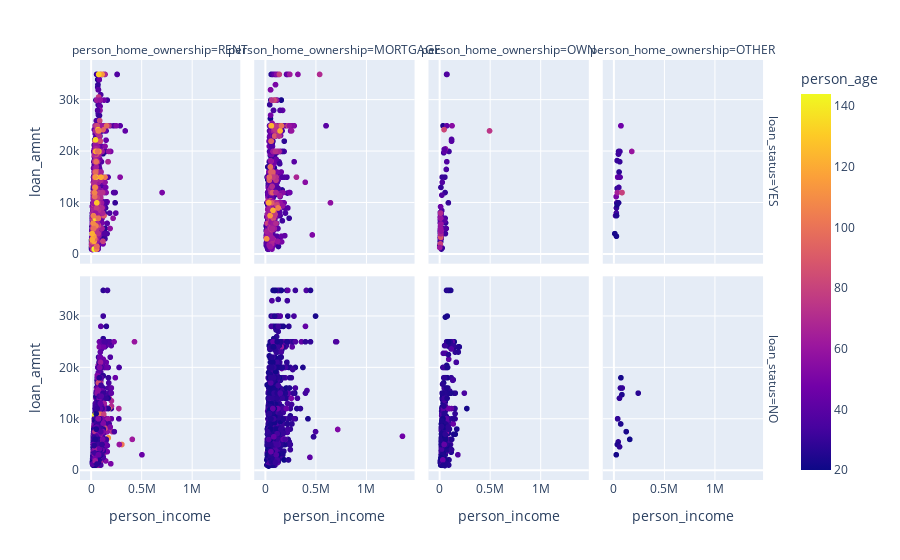

Notebook source saved alongside this figure:
### Markdown cell above
# x-axis
# y-axis
# color (categorical column/real-value)
# facet_row (categorical)
# facet_col  (categorical)

### Code cell
pe.scatter(    
    x='person_income',  
    y='loan_amnt', 
    data_frame=df, 
    color='person_age', 
    facet_row='loan_status',
    facet_col='person_home_ownership'
)

### Figure 1 — Plotly figure (JSON) as saved in the notebook; plotly's stock layout.template omitted (floating-point values rounded to 4 significant figures; data arrays with more than 128 entries replaced by an {"elided": "..."} marker saying what was removed)
{"data": [{"hovertemplate": "loan_status=YES<br>person_home_ownership=RENT<br>person_income=%{x}<br>loan_amnt=%{y}<br>person_age=%{marker.color}<extra></extra>", "legendgroup": "", "marker": {"color": {"elided": "4545 int values"}, "coloraxis": "coloraxis", "symbol": "circle"}, "mode": "markers", "name": "", "showlegend": false, "type": "scattergl", "x": {"elided": "4545 int values"}, "xaxis": "x5", "y": {"elided": "4545 int values"}, "yaxis": "y5"}, {"hovertemplate": "loan_status=YES<br>person_home_ownership=MORTGAGE<br>person_income=%{x}<br>loan_amnt=%{y}<br>person_age=%{marker.color}<extra></extra>", "legendgroup": "", "marker": {"color": {"elided": "1485 int values"}, "coloraxis": "coloraxis", "symbol": "circle"}, "mode": "markers", "name": "", "showlegend": false, "type": "scattergl", "x": {"elided": "1485 int values"}, "xaxis": "x6", "y": {"elided": "1485 int values"}, "yaxis": "y6"}, {"hovertemplate": "loan_status=YES<br>person_home_ownership=OWN<br>person_income=%{x}<br>loan_amnt=%{y}<br>person_age=%{marker.color}<extra></extra>", "legendgroup": "", "marker": {"color": {"elided": "146 int values"}, "coloraxis": "coloraxis", "symbol": "circle"}, "mode": "markers", "name": "", "showlegend": false, "type": "scattergl", "x": {"elided": "146 int values"}, "xaxis": "x7", "y": {"elided": "146 int values"}, "yaxis": "y7"}, {"hovertemplate": "loan_status=YES<br>person_home_ownership=OTHER<br>person_income=%{x}<br>loan_amnt=%{y}<br>person_age=%{marker.color}<extra></extra>", "legendgroup": "", "marker": {"color": [21, 26, 25, 21, 24, 23, 22, 24, 25, 21, 25, 22, 24, 25, 23, 24, 25, 23, 25, 32, 29, 28, 31, 38, 44, 44, 36], "coloraxis": "coloraxis", "symbol": "circle"}, "mode": "markers", "name": "", "showlegend": false, "type": "scattergl", "x": [11389, 19200, 27048, 27568, 28000, 35000, 29000, 35004, 31800, 34000, 48500, 48996, 49000, 51500, 54000, 60516, 62393, 73000, 48500, 25000, 40000, 64000, 72250, 37500, 83000, 83000, 180000], "xaxis": "x8", "y": [4000, 7500, 8000, 3500, 9000, 12800, 7500, 18225, 10000, 9600, 19500, 10000, 20000, 13000, 16000, 18000, 20000, 25000, 19500, 11200, 15000, 15000, 25000, 12000, 12000, 12000, 20000], "yaxis": "y8"}, {"hovertemplate": "loan_status=NO<br>person_home_ownership=RENT<br>person_income=%{x}<br>loan_amnt=%{y}<br>person_age=%{marker.color}<extra></extra>", "legendgroup": "", "marker": {"color": {"elided": "2754 int values"}, "coloraxis": "coloraxis", "symbol": "circle"}, "mode": "markers", "name": "", "showlegend": false, "type": "scattergl", "x": {"elided": "2754 int values"}, "xaxis": "x", "y": {"elided": "2754 int values"}, "yaxis": "y"}, {"hovertemplate": "loan_status=NO<br>person_home_ownership=MORTGAGE<br>person_income=%{x}<br>loan_amnt=%{y}<br>person_age=%{marker.color}<extra></extra>", "legendgroup": "", "marker": {"color": {"elided": "2859 int values"}, "coloraxis": "coloraxis", "symbol": "circle"}, "mode": "markers", "name": "", "showlegend": false, "type": "scattergl", "x": {"elided": "2859 int values"}, "xaxis": "x2", "y": {"elided": "2859 int values"}, "yaxis": "y2"}, {"hovertemplate": "loan_status=NO<br>person_home_ownership=OWN<br>person_income=%{x}<br>loan_amnt=%{y}<br>person_age=%{marker.color}<extra></extra>", "legendgroup": "", "marker": {"color": {"elided": "575 int values"}, "coloraxis": "coloraxis", "symbol": "circle"}, "mode": "markers", "name": "", "showlegend": false, "type": "scattergl", "x": {"elided": "575 int values"}, "xaxis": "x3", "y": {"elided": "575 int values"}, "yaxis": "y3"}, {"hovertemplate": "loan_status=NO<br>person_home_ownership=OTHER<br>person_income=%{x}<br>loan_amnt=%{y}<br>person_age=%{marker.color}<extra></extra>", "legendgroup": "", "marker": {"color": [22, 24, 22, 23, 28, 31, 24, 23, 29, 24, 29, 21, 29, 28, 27], "coloraxis": "coloraxis", "symbol": "circle"}, "mode": "markers", "name": "", "showlegend": false, "type": "scattergl", "x": [72204, 82000, 25992, 125000, 45996, 85000, 37000, 40104, 58000, 70000, 40000, 160000, 68000, 58600, 244000], "xaxis": "x4", "y": [18000, 14700, 3000, 7500, 5500, 16000, 5000, 10000, 14000, 9000, 10000, 6000, 16000, 4550, 15000], "yaxis": "y4"}], "layout": {"annotations": [{"font": {}, "showarrow": false, "text": "person_home_ownership=RENT", "x": 0.115, "xanchor": "center", "xref": "paper", "y": 1, "yanchor": "bottom", "yref": "paper"}, {"font": {}, "showarrow": false, "text": "person_home_ownership=MORTGAGE", "x": 0.365, "xanchor": "center", "xref": "paper", "y": 1, "yanchor": "bottom", "yref": "paper"}, {"font": {}, "showarrow": false, "text": "person_home_ownership=OWN", "x": 0.615, "xanchor": "center", "xref": "paper", "y": 1, "yanchor": "bottom", "yref": "paper"}, {"font": {}, "showarrow": false, "text": "person_home_ownership=OTHER", "x": 0.865, "xanchor": "center", "xref": "paper", "y": 1, "yanchor": "bottom", "yref": "paper"}, {"font": {}, "showarrow": false, "text": "loan_status=NO", "textangle": 90, "x": 0.98, "xanchor": "left", "xref": "paper", "y": 0.2425, "yanchor": "middle", "yref": "paper"}, {"font": {}, "showarrow": false, "text": "loan_status=YES", "textangle": 90, "x": 0.98, "xanchor": "left", "xref": "paper", "y": 0.7575, "yanchor": "middle", "yref": "paper"}], "coloraxis": {"colorbar": {"title": {"text": "person_age"}}, "colorscale": [[0, "#0d0887"], [0.1111, "#46039f"], [0.2222, "#7201a8"], [0.3333, "#9c179e"], [0.4444, "#bd3786"], [0.5556, "#d8576b"], [0.6667, "#ed7953"], [0.7778, "#fb9f3a"], [0.8889, "#fdca26"], [1, "#f0f921"]]}, "legend": {"tracegroupgap": 0}, "margin": {"t": 60}, "xaxis": {"anchor": "y", "domain": [0, 0.23], "title": {"text": "person_income"}}, "xaxis2": {"anchor": "y2", "domain": [0.25, 0.48], "matches": "x", "title": {"text": "person_income"}}, "xaxis3": {"anchor": "y3", "domain": [0.5, 0.73], "matches": "x", "title": {"text": "person_income"}}, "xaxis4": {"anchor": "y4", "domain": [0.75, 0.98], "matches": "x", "title": {"text": "person_income"}}, "xaxis5": {"anchor": "y5", "domain": [0, 0.23], "matches": "x", "showticklabels": false}, "xaxis6": {"anchor": "y6", "domain": [0.25, 0.48], "matches": "x", "showticklabels": false}, "xaxis7": {"anchor": "y7", "domain": [0.5, 0.73], "matches": "x", "showticklabels": false}, "xaxis8": {"anchor": "y8", "domain": [0.75, 0.98], "matches": "x", "showticklabels": false}, "yaxis": {"anchor": "x", "domain": [0, 0.485], "title": {"text": "loan_amnt"}}, "yaxis2": {"anchor": "x2", "domain": [0, 0.485], "matches": "y", "showticklabels": false}, "yaxis3": {"anchor": "x3", "domain": [0, 0.485], "matches": "y", "showticklabels": false}, "yaxis4": {"anchor": "x4", "domain": [0, 0.485], "matches": "y", "showticklabels": false}, "yaxis5": {"anchor": "x5", "domain": [0.515, 1], "matches": "y", "title": {"text": "loan_amnt"}}, "yaxis6": {"anchor": "x6", "domain": [0.515, 1], "matches": "y", "showticklabels": false}, "yaxis7": {"anchor": "x7", "domain": [0.515, 1], "matches": "y", "showticklabels": false}, "yaxis8": {"anchor": "x8", "domain": [0.515, 1], "matches": "y", "showticklabels": false}}}
